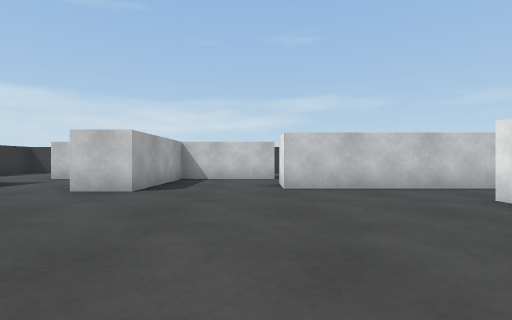
View 1 (above)

21 first-person views from a walk through a 3-D level made in the Unity game engine. The camera is 0.51 m above the floor, looks level and sees 85° across. The floor is counted in squares, 1 m on a side. Each view is taken from the middle of a square. On the plan, view 1 faces up. The plan holds only what a view shows up to about 9 squares ahead; the rest is blank. The player character is not drawn.

View 2
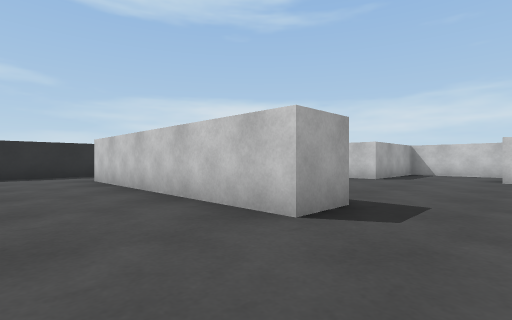

View 3
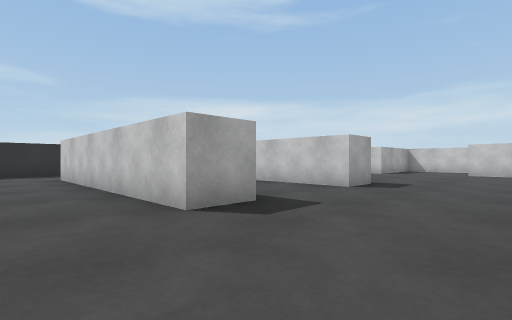

View 4
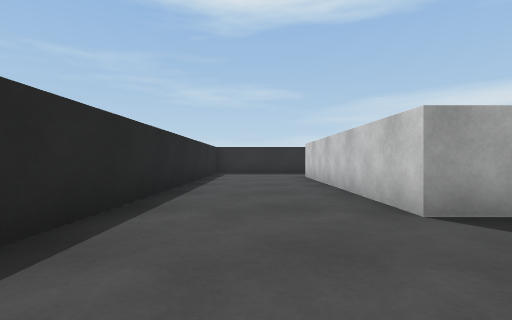

View 5
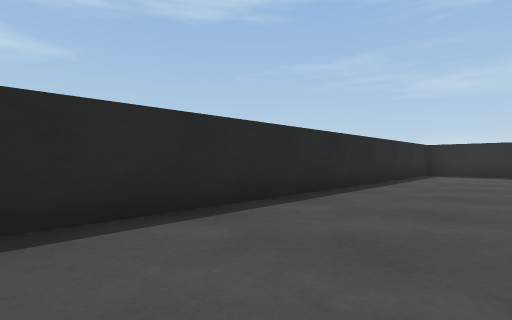

View 6
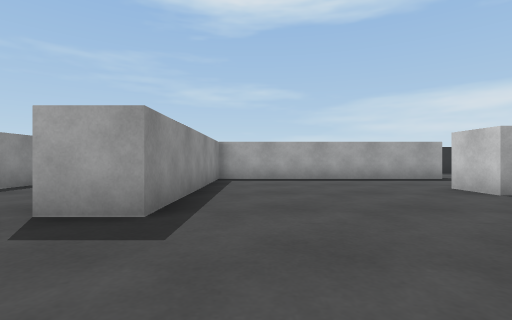

View 7
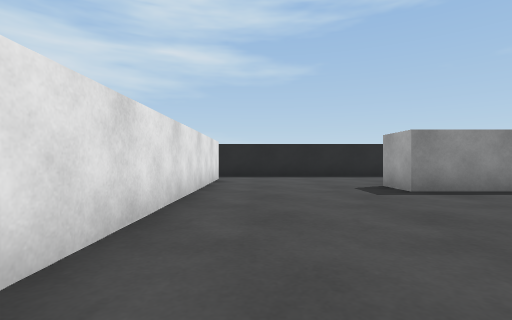

View 8
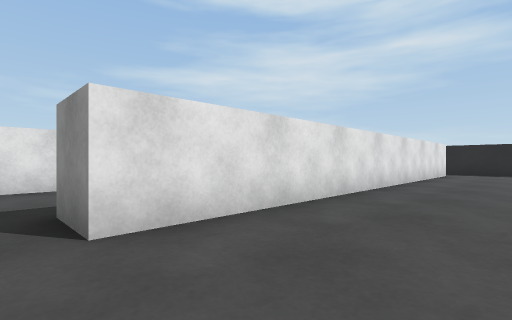

View 9
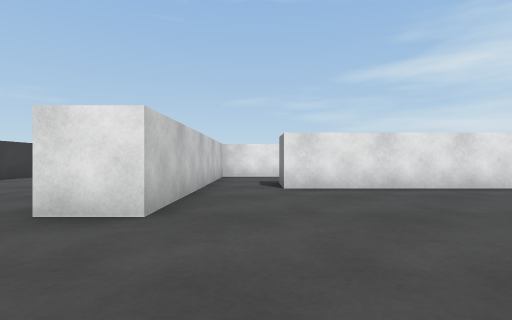

View 10
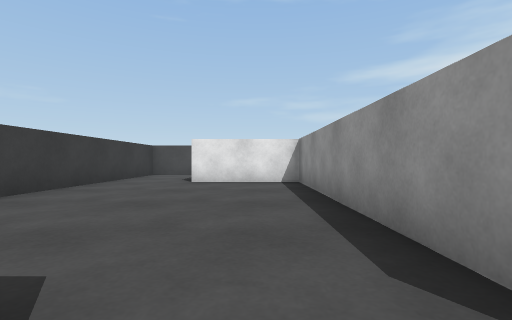

View 11
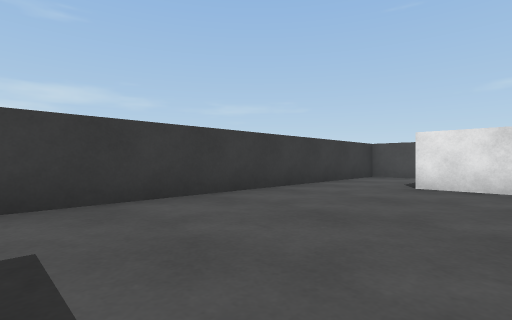

View 12
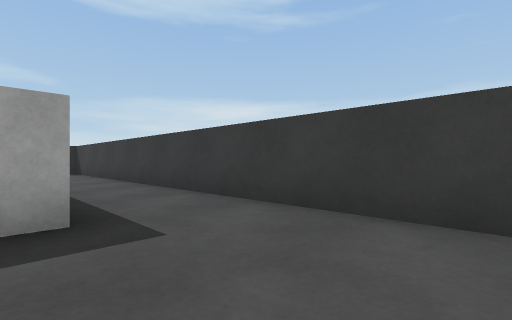

View 13
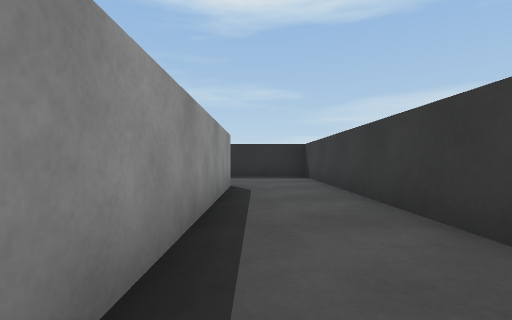

View 14
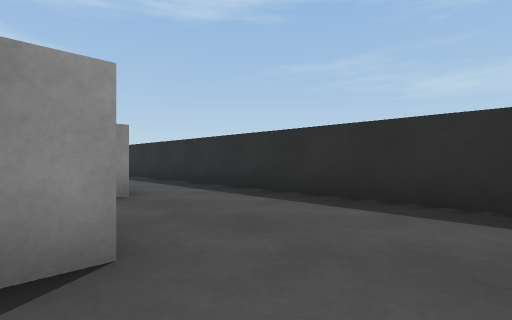

View 15
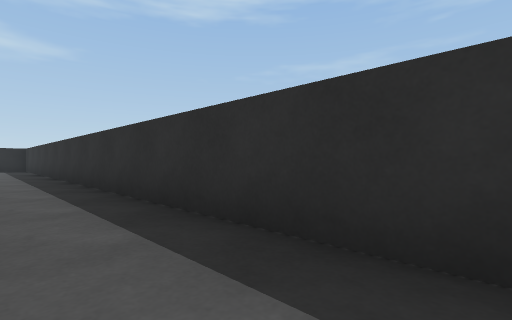

View 16
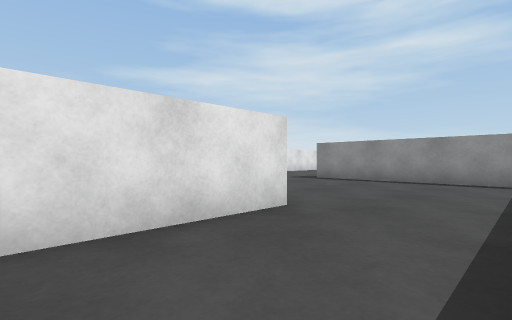

View 17
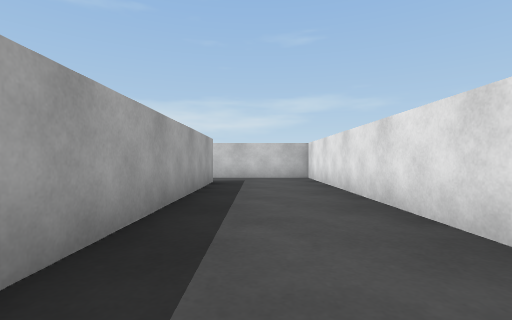

View 18
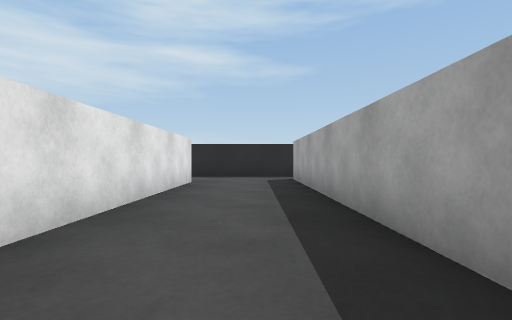

View 19
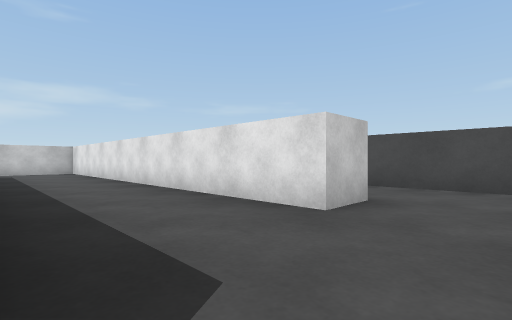

View 20
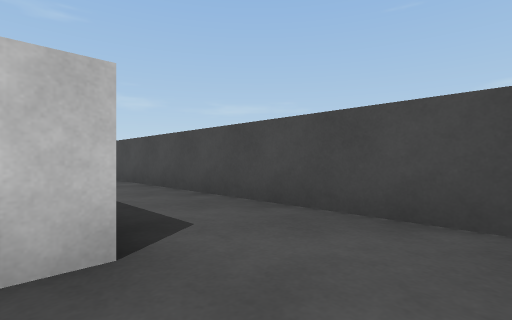

View 21
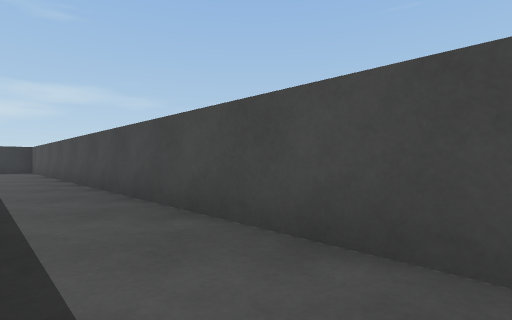

### Floor plan
Points are (right, up) in squares from view 1. A wall is a line through its corners. A room is listed if a view was taken in it or the views show most of it. See-through windows are left out.
Room 1 (views 1, 2, 3, 4, 5, 6, 7, 8, 9)
walls: (-3.6, -3.5) (-0.5, -3.5) (-0.5, -4.5) (-6.5, -4.5); (-2, 4.5) (-3, 4.5); (-8.5, -1.5) (-8.5, -7.2); (3, -6.5) (3, 3.5); (-5.5, 4.4) (-5.5, 0) (-0.5, 0) (-0.5, -1) (-6.5, -1); (-8.2, -7.5) (2.5, -7.5); (2.5, 5) (0.5, 5)
ways out: opening at (-7.5, -1) to room 2; opening at (-4.5, 5.5) to room 2; opening at (-0.5, 5.5) to room 2; opening at (3.5, -7) to room 3; opening at (3.5, 4) to room 3
Room 2 (views 10, 11, 12, 13, 14, 15, 16)
walls: (0.5, 7.5) (-2, 7.5) (-2, 4.5); (0.5, 8.5) (0.5, 8); (1, 6) (6.5, 6) (6.5, 8.5); (0.5, 5) (0.5, 6); (-3, 4.5) (-3, 7); (-5, 7.5) (-5.5, 7.5); (-5.5, 6.1) (-5.5, 4.4); (-5.6, 8.5) (-0.5, 8.5); (6.5, 10.5) (-8.5, 10.5) (-8.5, -1.5)
ways out: opening at (-7.5, -1) to room 1; opening at (-4.5, 5.5) to room 1; opening at (-0.5, 5.5) to room 1; opening at (7, 9.5) to room 4
Room 3 (views 17, 18, 19)
walls: (6.5, -5.5) (6.5, 5) (2.5, 5); (3, 3.5) (4, 3.5) (4, -6.4); (2.5, -7.5) (7, -7.5)
ways out: opening at (3.5, -7) to room 1; opening at (3.5, 4) to room 1; opening at (7, -6.5) to room 4
Room 4 (views 20, 21)
walls: (7.6, -5.5) (6.5, -5.5); (9.5, -7) (9.5, 10.5) (6.5, 10.5)
ways out: opening at (7, 9.5) to room 2; opening at (7, -6.5) to room 3

Positions as (right, up) in squares from view 1, and headings:
1: (0, 0), facing up
2: (1, -3), facing up-left
3: (2, -6), facing up-left
4: (2, -6), facing left
5: (2, -5), facing down-left
6: (2, 1), facing left
7: (2, 1), facing down
8: (1, 4), facing down-right
9: (-2, 4), facing right
10: (0, 7), facing right
11: (1, 7), facing up-right
12: (3, 8), facing up-left
13: (0, 9), facing left
14: (-5, 10), facing down-left
15: (-7, 8), facing down-left
16: (-5, 7), facing down-right
17: (5, -3), facing up
18: (5, 1), facing down
19: (4, -7), facing up-right
20: (7, -7), facing up-right
21: (8, -3), facing up-right
